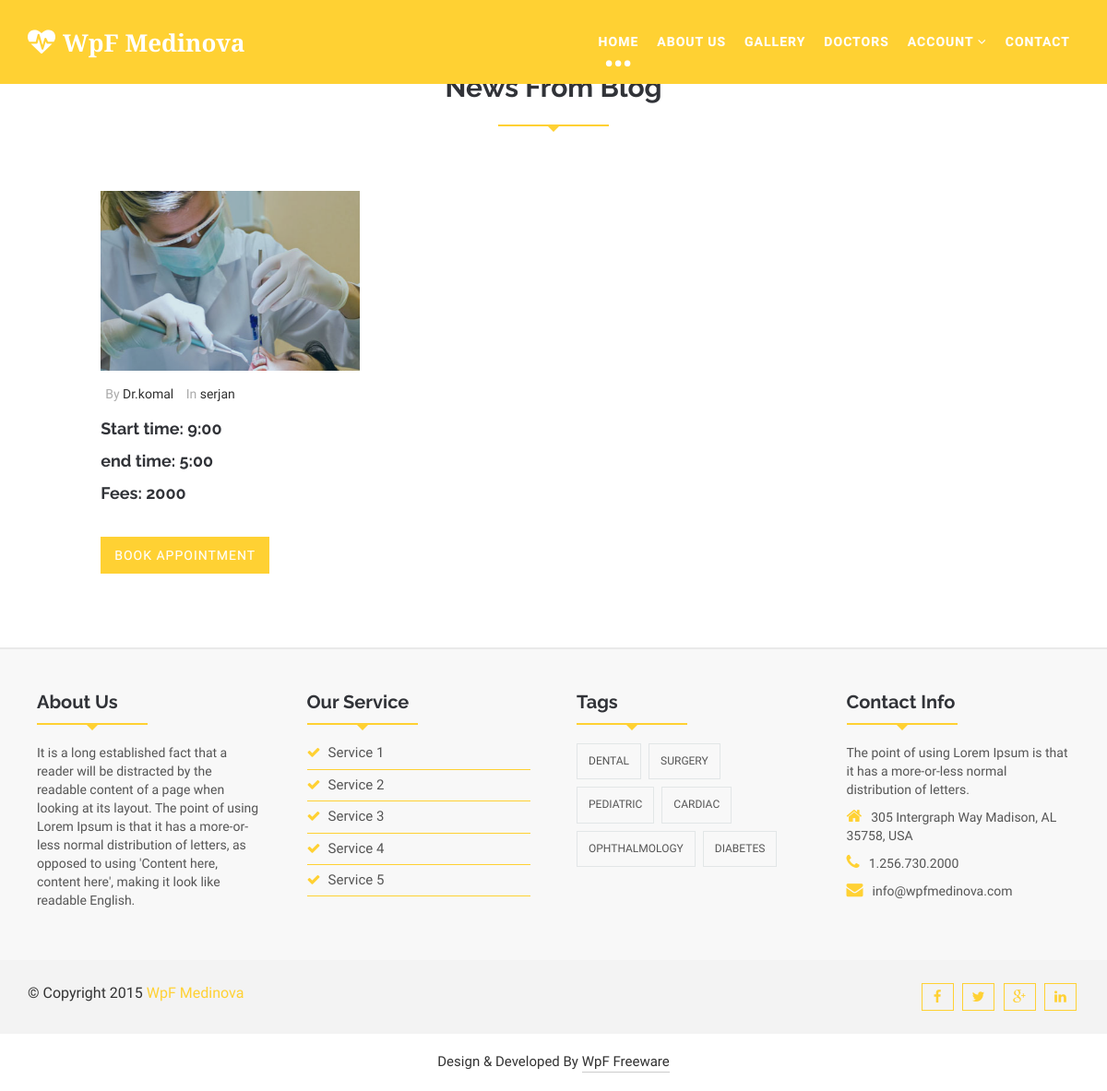
Page /doctor_detail/9/ on the committed database.
### myapp/models.py (models this page shows, shortened)
class Doctor_profile(models.Model):
	doctor=models.ForeignKey(User,on_delete=models.CASCADE)
	doctor_degree=models.CharField(max_length=100)
	doctor_speciality=models.CharField(max_length=100)
	doctor_starttime=models.CharField(max_length=100)
	doctor_endtime=models.CharField(max_length=100)
	doctor_fees=models.PositiveIntegerField()
	doctor_picture=models.ImageField(upload_to="doctor_picture/")

class User(models.Model):
	fname=models.CharField(max_length=100)
	lname=models.CharField(max_length=100)
	email=models.CharField(max_length=100)
	mobile=models.CharField(max_length=100)
	address=models.TextField()
	password=models.CharField(max_length=100)
	usertype=models.CharField(max_length=100,default="patient")

### myapp/views.py (the view)
# urls.py: path('doctor_detail/<int:pk>/',views.doctor_detail,name='doctor_detail'),
def doctor_detail(request,pk):
	doctor=Doctor_profile.objects.get(pk=pk)
	return render(request,'doctor_detail.html',{'doctor':doctor})

### myapp/templates/doctor_detail.html (shortened to what this page needs)
{% extends 'header.html' %}
{% load static %}
{% block content %}
<!DOCTYPE html>
<html lang="en">
  <head>
    <link href="{% static 'css/bootstrap.min.css'%}" rel="stylesheet">
    <link href="{% static 'css/font-awesome.min.css'%}" rel="stylesheet">
    <link id="switcher" href="{% static 'css/themes/default-theme.css'%}" rel="stylesheet">
    <link href="{% static 'css/slick.css'%}" rel="stylesheet">
    <link href="{% static 'style.css'%}" rel="stylesheet">
  </head>
  <body>
    <section id="homeBLog">
      <div class="container">
        <div class="row">
          <div class="col-lg-12 col-md-12">
            <div class="homBlog-area">
              <div class="section-heading">
                <h2>News From Blog</h2>
                <div class="line"></div>
              </div>
              <div class="homeBlog-content">
                <div class="row">
                  <div class="col-lg-4 col-md-4 col-sm-4">
                    <div class="single-Blog">
                      <div class="single-blog-right">
                        <div class="blog-img">
                          <figure class="blog-figure">
                           <a href="#"><img src="{% static 'images/choose-us-img3.jpg' %}" alt="img"></a>
                          </figure>
                        </div>
                        <div class="blog-author">
                          <ul>
                            <li>By <a href="#">Dr.{{doctor.doctor.fname}}</a></li>
                            <li>In <a href="#">{{doctor.doctor_speciality}}</a></li>
                          </ul>
                        </div>
                        <div class="blog-content">
                          <h2>Start time: {{doctor.doctor_starttime}}</h2>
                          <h2>end time: {{doctor.doctor_endtime}}</h2>
                          <h2>Fees: {{doctor.doctor_fees}}</h2>
                          <div class="readmore_area">
                            <a href="{% url 'book_appointment' pk=doctor.pk %}" data-hover="Proceed payment"><span>Book Appointment</span></a>
                          </div>
                        </div>
                      </div>
                    </div>
                  </div>
                        </div>
                      </div>
                    </div>
                  </div>
                </div>
              </div>
    </section>
  </body>
</html>
{% endblock %}

### myapp/static/css/themes/default-theme.css (style rules this page uses)
.scrollToTop:hover, .scrollToTop:focus,.readmore_area a::before,.sl-slider h2> strong,.sl-slider p> strong, .single-top-feature .readmore_area a span,.service-icon-effect,.service-icon .service-icon-effect:hover,.single-service>h3 a:hover,.single-service>h3 a:focus, .whyChoose-right .media-heading,.whyChoose-right .media:hover .media-icon,.doctors-nav figcaption h2, .testimonial-cotent > p span,.testimonial-nav .slick-dots li.slick-active button::before,.blog-comments-box li > h2,.blog-comments-box li span, .blog-author > ul > li a:hover,.footer-service li > a:hover,.footer-service li > a span,.contact-info > p span,.footer-copyright>p>a, .blog-breadcrumbs-right .breadcrumb > li a:hover,.blog-breadcrumbs-right .breadcrumb > .active,.blog-details blockquote::before,.blog-details blockquote::after, .sidebar-widget p>a,.sidebar-widget>ul li>a:hover,.postnav-left:hover .navg-title,.postnav-right:hover .navg-title,.author-name:hover, .similar-post .media-body a:hover,.similar-post > h2,.nav-tabs > li.active > a, .nav-tabs > li.active > a:focus, .nav-tabs > li.active > a:hover, .button--itzel .button__icon,.button--itzel > span,#myModal .modal-title, .form-submit input:hover,.error-page-area h1,.error-page-area h3 { color: #ffd133; }
.navbar-default .navbar-nav > .active > a, .navbar-default .navbar-nav > .active > a:focus, .navbar-default .navbar-nav > .active > a:hover, .navbar-default .navbar-nav > .open > a, .navbar-default .navbar-nav > .open > a:focus, .navbar-default .navbar-nav > .open > a:hover, .dropdown-menu > li > a:hover,.dropdown-menu > li > a:focus,.dropdown-menu > .active > a, .dropdown-menu > .active > a:focus, .dropdown-menu > .active > a:hover, .navbar-default .navbar-nav .open .dropdown-menu > li > a:hover,.readmore_area a span,.single-top-feature, .single-top-feature .readmore_area a::before,.testimonial-nav .slick-dots li.slick-active,figure.blog-figure .image-effect::before, .footer-middle,.social-share ul li > a,.custom-panel .panel-heading a,.nav-tabs > li > a,a.gallery-iteam .image-effect::before,.comments-title::after, .reply-btn,.author-tag { background-color: #ffd133; }
.line { border-bottom: 2px solid #ffd133; background: none repeat scroll 0 0 transparent; height: 1px; margin: 0 auto 45px; padding: 5px; position: relative; width: 120px; }
.line::after, .line::before { border: medium solid transparent; content: " "; height: 0; left: 50%; pointer-events: none; position: absolute; top: 100%; width: 0; }
.line::before { border-width: 9px; margin-left: -6px; }
.line::after { border-top-color: #ffd133; border-width: 8px; margin-left: -8px; }
.testimonial-nav .slick-dots li,.blog-content .readmore_area a,.wp-form-control, .button--itzel::before,.error-page-area .readmore_area a { border: 2px solid #ffd133; }

### rows in the picture
Doctor_profile: doctor.fname "komal", doctor_speciality "serjan", doctor_starttime "9:00", doctor_endtime "5:00", doctor_fees "2000"
